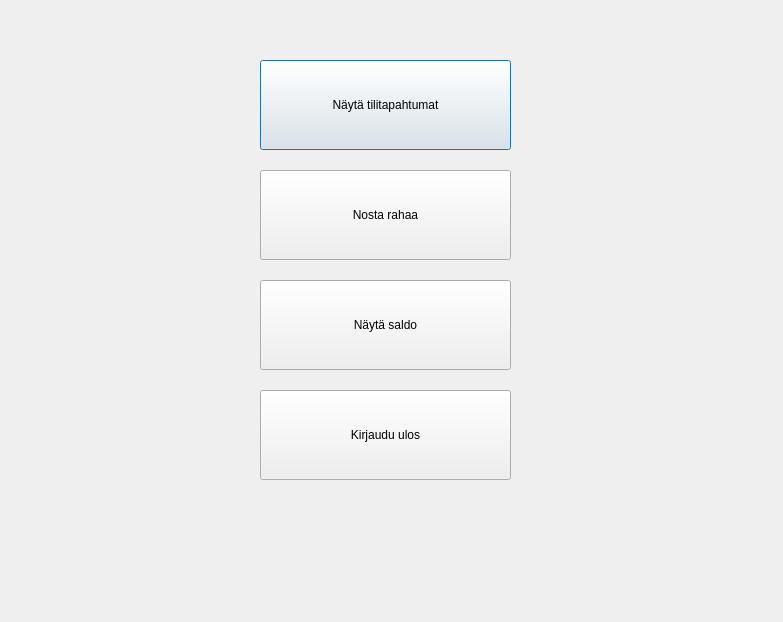
<?xml version="1.0" encoding="UTF-8"?>
<ui version="4.0">
 <class>AsiakasWindow</class>
 <widget class="QDialog" name="AsiakasWindow">
  <property name="geometry">
   <rect>
    <x>0</x>
    <y>0</y>
    <width>783</width>
    <height>622</height>
   </rect>
  </property>
  <property name="windowTitle">
   <string>Dialog</string>
  </property>
  <widget class="QLabel" name="labelIduser">
   <property name="geometry">
    <rect>
     <x>0</x>
     <y>0</y>
     <width>801</width>
     <height>51</height>
    </rect>
   </property>
   <property name="font">
    <font>
     <pointsize>16</pointsize>
    </font>
   </property>
   <property name="text">
    <string>&lt;html&gt;&lt;head/&gt;&lt;body&gt;&lt;p align=&quot;center&quot;&gt;&lt;br/&gt;&lt;/p&gt;&lt;/body&gt;&lt;/html&gt;</string>
   </property>
  </widget>
  <widget class="QPushButton" name="btnTapahtumat">
   <property name="geometry">
    <rect>
     <x>260</x>
     <y>60</y>
     <width>251</width>
     <height>90</height>
    </rect>
   </property>
   <property name="sizePolicy">
    <sizepolicy hsizetype="Minimum" vsizetype="Fixed">
     <horstretch>0</horstretch>
     <verstretch>0</verstretch>
    </sizepolicy>
   </property>
   <property name="minimumSize">
    <size>
     <width>200</width>
     <height>90</height>
    </size>
   </property>
   <property name="text">
    <string>Näytä tilitapahtumat</string>
   </property>
  </widget>
  <widget class="QPushButton" name="btnNosto">
   <property name="geometry">
    <rect>
     <x>260</x>
     <y>170</y>
     <width>251</width>
     <height>90</height>
    </rect>
   </property>
   <property name="sizePolicy">
    <sizepolicy hsizetype="Minimum" vsizetype="Fixed">
     <horstretch>0</horstretch>
     <verstretch>0</verstretch>
    </sizepolicy>
   </property>
   <property name="minimumSize">
    <size>
     <width>200</width>
     <height>90</height>
    </size>
   </property>
   <property name="text">
    <string>Nosta rahaa</string>
   </property>
  </widget>
  <widget class="QPushButton" name="btnTiedot">
   <property name="geometry">
    <rect>
     <x>260</x>
     <y>280</y>
     <width>251</width>
     <height>90</height>
    </rect>
   </property>
   <property name="sizePolicy">
    <sizepolicy hsizetype="Minimum" vsizetype="Fixed">
     <horstretch>0</horstretch>
     <verstretch>0</verstretch>
    </sizepolicy>
   </property>
   <property name="minimumSize">
    <size>
     <width>200</width>
     <height>90</height>
    </size>
   </property>
   <property name="text">
    <string>Näytä saldo</string>
   </property>
  </widget>
  <widget class="QPushButton" name="btnLogout">
   <property name="geometry">
    <rect>
     <x>260</x>
     <y>390</y>
     <width>251</width>
     <height>90</height>
    </rect>
   </property>
   <property name="sizePolicy">
    <sizepolicy hsizetype="Minimum" vsizetype="Fixed">
     <horstretch>0</horstretch>
     <verstretch>0</verstretch>
    </sizepolicy>
   </property>
   <property name="minimumSize">
    <size>
     <width>200</width>
     <height>90</height>
    </size>
   </property>
   <property name="text">
    <string>Kirjaudu ulos</string>
   </property>
  </widget>
 </widget>
 <resources/>
 <connections/>
</ui>
